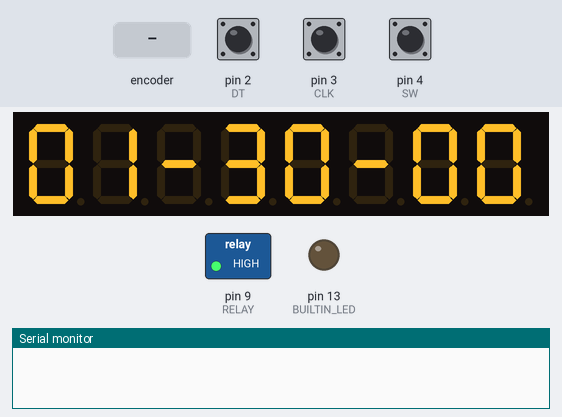
A sketch run on a simulated Arduino Pro Mini, built with avr-gcc and run on an emulated ATmega328P. Parts: 8-digit seven-segment display, switched loads named in the sketch (green lamp = pin HIGH), output pins drawn as LEDs (lit = HIGH), the last lines printed to the serial monitor. Wiring (inferred from the names in the program): MAX7219 LED driver: data pin 12; clock pin 11; CS pin 10. Inputs (shaded band) come from the test bench; at power-on: pin 4 (SW) HIGH, pin 2 (DT) HIGH, pin 3 (CLK) HIGH. Pins used as bus, display or sensor lines are not drawn.

Above: at 1.2 s.
1.3 s: pin 4 (SW) pulled LOW for 0.15 s
At 1.46 s:
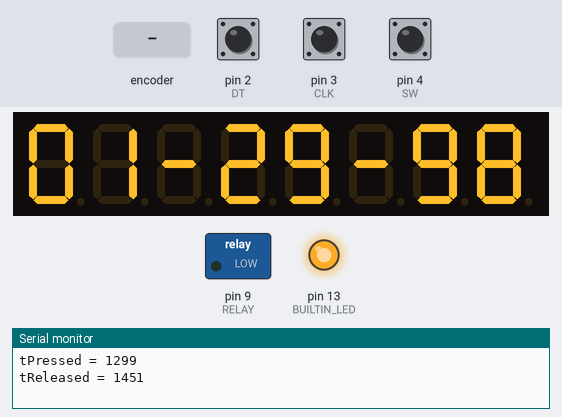
3.7 s: rotary encoder on pin 3 (CLK) / pin 2 (DT) turned 1 step (first pin leading)
At 4.17 s:
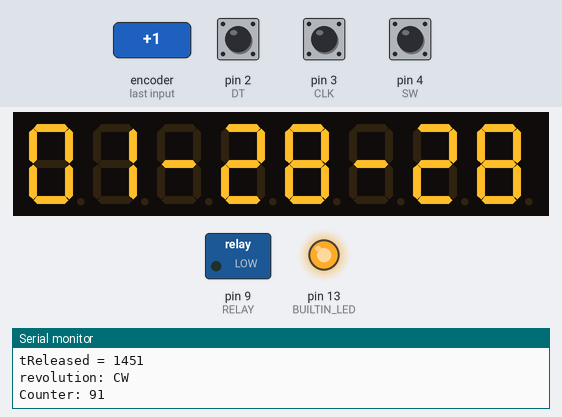
5.5 s: rotary encoder on pin 3 (CLK) / pin 2 (DT) turned 2 steps (second pin leading)
At 5.98 s:
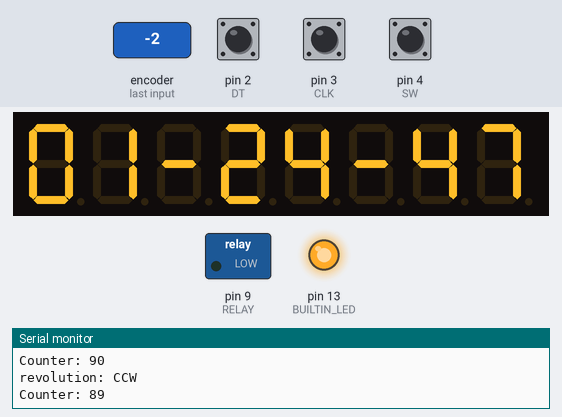
7.4 s: pin 4 (SW) pulled LOW for 1 s
At 7.8 s:
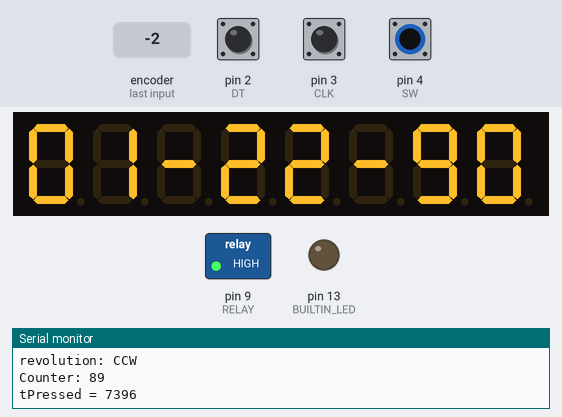
9.9 s: pin 4 (SW) pulled LOW for 1 s
At 11.8 s:
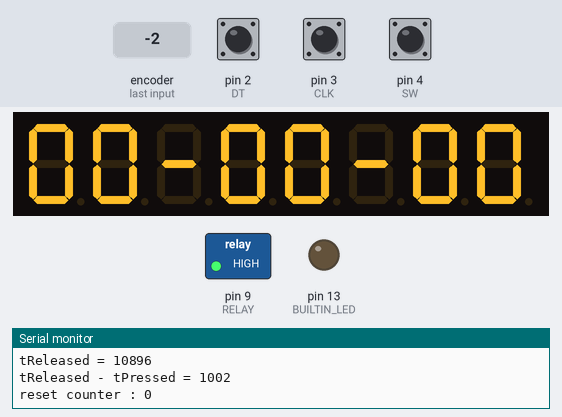
Timing chart, 0 to 13.3 s (numbered marks = the images above; inputs shaded):
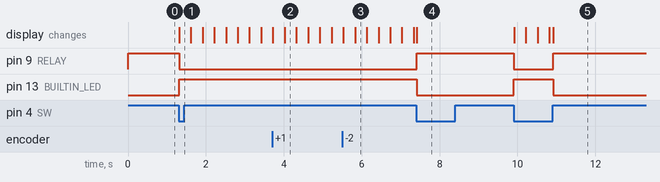

Measured:
- after the input at 1.3 s, pin 9 (RELAY): HIGH → LOW at once; pin 13 (BUILTIN_LED): LOW → HIGH at once; the display: changes at once (image 1)
- after the input at 7.4 s, pin 9 (RELAY): LOW → HIGH at once; pin 13 (BUILTIN_LED): HIGH → LOW at once
- after the input at 9.9 s, pin 9 (RELAY): HIGH → LOW at once, → HIGH 1.0 s later; pin 13 (BUILTIN_LED): LOW → HIGH at once, → LOW 1.0 s later; the display: first changes at once (image 5 shows a later state)

The sketch:

ProMini_encoder_timer.ino
```cpp
// 자외선 램프 작동 프로그램
#include <math.h>

// incremental encoder program
#define CLK 3 	// 2번핀을 CLK에 연결 S1
#define DT 2 	// 3번핀을 DT에 연결 S2
#define SW 4	// incremental encoder의 누름 스위치. 누르면 LOW
#define RELAY 9
#define BUILTIN_LED 13
// 8 digits 7 segments LED drived by max7219
#define DIN7219 12
#define CLK7219 11
#define CS7219	10
int counter = 90;   // 카운팅 저장용 변수
int currentStateCLK;     // 현재 CLK의 상태 저장용 변수
int lastStateCLK;         // 이전 CLK의 상태 저장용 변수
String currentDir ="";     // 현재 방향 출력용 문자열 변수


// 4 digits 7 segments LED display driver part
byte adr = 0x08;
byte num = 0x00;
int i = 0;

void LightOn(void){
	digitalWrite(RELAY, LOW);
}

void LightOff(void){
	digitalWrite(RELAY, HIGH);
}
void shift(byte send_to_address, byte send_this_data)
{
  digitalWrite(CS7219, LOW);
  shiftOut(DIN7219, CLK7219, MSBFIRST, send_to_address);
  shiftOut(DIN7219, CLK7219, MSBFIRST, send_this_data);
  digitalWrite(CS7219, HIGH);
}

void SetZero(void){
	counter = 0; //약간 오지랍 같은 느낌의 처리이다.
	shift(8,0);
	shift(7,0);
	shift(6,10);
	shift(5,0);
	shift(4,0);
	shift(3,10);
	shift(2,0);
	shift(1,0);
}
// 7 segments LED에 출력하는 프로그램
//char* arg는 출력할 수를 표현한다. 특수 문자도 포함할 수 있다.
//int size_t는 arg[]의 수를 가진다. 0이면 Null, 한 자리라면 1
void PrintSeg(int counter){
	if (counter < 0) counter = 0;
	int digit;
	for(i=7; i >= 0; i--){
		digit = (int) (counter / pow(10, i));
		shift(i+1, digit);
		counter -= (int) digit * pow(10, i);
	}
}

// nCounter를 인수로 받아서 60진법 표시로 바꾸어 보낸다.
// mm-ss-ds 형태로 보낸다.
void PrintTimeSeg(double fCounter){
	//nCounter의 범위는 0~3599가 의미 있는 수 이고 이것 밖에 있는 것은 취급하지 않는 것으로 한다.
	if(fCounter > 3600 || fCounter < 0){
		SetZero();
		return;
	}

	unsigned long sMin, sSec, sMilli;
	sMin = (unsigned long) fCounter / 60;
	sSec = (unsigned long) fCounter % 60;
	sMilli = (fCounter - (unsigned long)fCounter) * 100;

	shift(8, sMin/10);
	shift(7, sMin%10);
	shift(6, 10);
	shift(5, sSec/10);
	shift(4, sSec%10);
	shift(3, 10);
	shift(2, sMilli/10);
	shift(1, sMilli%10);
}
// 이 함수가 호출되면 다이얼 counter을 0으로 reset
void resetCounter(){
	counter = 0;
	Serial.print("reset counter : "); Serial.println(counter);
	// [] 여기에 7세그먼트 표시를 위한 코드가 필요하다.
	SetZero();
}

// 인터럽트 발생시 실행되는 함수
void updateEncoder(){

	// CLK의 현재 상태를 읽어서
	currentStateCLK = digitalRead(CLK);

	// CLK핀의 신호가 바뀌었고(즉, 로터리엔코더의 회전이 발생했했고), 그 상태가 HIGH이면(최소 회전단위의 회전이 발생했다면)
	if (currentStateCLK != lastStateCLK  && currentStateCLK == 1){
		// DT핀의 신호를 확인해서 엔코더의 회전 방향을 확인함.
		if (digitalRead(DT) != currentStateCLK) {    // 신호가 다르다면 시계방향 회전
			counter ++;                                // 카운팅 용 숫자 1 증가
			currentDir ="CW";
		} else {                                   // 신호가 같다면 반시계방향 회전
			counter --;                              // 카운팅 용 숫자 1 감소
			currentDir ="CCW";
		}
		Serial.print("revolution: ");
		Serial.println(currentDir);               // 회전방향 출력
		Serial.print("Counter: ");
		Serial.println(counter);              // 카운팅 출력

		//7seg에 출력
		PrintTimeSeg(counter);

	}

	// 마지막 상태 변수 저장
	lastStateCLK = currentStateCLK;
}

void setup() {
	// 엔코더 핀을 입력으로 설정
	pinMode(CLK, INPUT);
	pinMode(DT, INPUT);
	pinMode(SW, INPUT);

	//8 digits 7 segments LED of max7219
	pinMode(DIN7219, OUTPUT);
	pinMode(CS7219, OUTPUT);
	pinMode(CLK7219, OUTPUT);
	digitalWrite(CLK7219, LOW);

	pinMode(BUILTIN_LED, OUTPUT);
	pinMode(RELAY, OUTPUT);

	LightOff();

	//Setup of MAX7219 chip
	shift(0x0f, 0x00); //display test register - test mode off
	shift(0x0c, 0x01); //shutdown register - normal operation
	shift(0x0b, 0x07); //scan limit register - display digits 0 thru 7
	shift(0x0a, 0x0f); //intensity register - max brightness
  	shift(0x09, 0xff); //decode mode register - CodeB decode all digits

	// 시리얼 출력 개시
	Serial.begin(115200);

	// CLK핀의 최초 상태 저장
	lastStateCLK = digitalRead(CLK);

	//외부 인터럽트 등록, 핀의 상태가 변할 때(HIGH에서 LOW 또는 LOW에서 HIGH) 마다 updateEncoder함수가 실행됨.
	// 인터럽트 0번은 2번핀과 연결되어 있고 1번은 3번 핀과 연결되어 있음
	attachInterrupt(0, updateEncoder, CHANGE);
	attachInterrupt(1, updateEncoder, CHANGE);

	//7segment 초기화
	PrintTimeSeg(counter);
}

void loop() {
	static int switchStat, prevSwitchStat=1;	// loop()안에서 두 변수의 상태가 할당된다. prevSwitchStat는 loop()떠나기 직전에 switchStat의 값으로 할당된다.
	static bool LEDstat = false; 				// LEDstat는 바로 점등상태로 연결된다
	static unsigned long tPressed, tReleased;	// 다이얼 버튼이 눌러진 시간, 헤제된 시간 : 이를 결정하기 위해 조건이 필요하다
	static unsigned long tPrevPressed = millis();			// doubleclick하기 위한 code
	static unsigned long tStart; //timer 시작 시간
	static double fTimer; //PrintTimeSeg에 인자를 넘겨주기 위한 변수

	switchStat = digitalRead(SW);
	if(switchStat == LOW && prevSwitchStat == HIGH){ // PRESSED
		LEDstat = !LEDstat;
		if(LEDstat == true){
			tStart = millis();
		}
		tPrevPressed = tPressed;
		tPressed = millis();
		tReleased = millis();
		Serial.print("tPressed = "); Serial.println(tPressed);
		delay(10);
		/* debug
		Serial.print("LEDstat: "); Serial.println(LEDstat);
		Serial.print("switchStat: "); Serial.println(switchStat);
		*/
	}
	// elimate debouncing after release
	if(prevSwitchStat == LOW && switchStat == HIGH) { // RELEASED
		tReleased = millis();
		Serial.print("tReleased = "); Serial.println(tReleased);
		delay(10);
	}

	if(LEDstat == true) {
		// count down 처리해야한다. *********** 카 운 트 다 운 ****************
		digitalWrite(BUILTIN_LED, HIGH);
		LightOn();
		if(millis()-tStart < (unsigned long) counter * 1000) {
			// 릴레이가 켜졌고, 눌러졌을 때의 시각이 저장된 카운터보다 작으면, 카운터 작동을 한다
			fTimer = (double)( (unsigned long) counter * 1000 - (millis() - tStart) ) / 1000;
			PrintTimeSeg(fTimer);
		}
		else{
			// 릴레이가 켜졌고, 카운터가 다 되었을 때의 작동법
			PrintTimeSeg(0);
			counter = 0;
			LEDstat = false;
			digitalWrite(BUILTIN_LED, LOW);
			LightOff();
		}
		// count down 처리해야한다. *********** 카 운 트 다 운 ****************
	} else {
		digitalWrite(BUILTIN_LED, LOW);
		LightOff();
	}

	if ((tReleased - tPressed) > (unsigned long) 1000){
		// 누른 시간이 1초 초과이면 리셋
		Serial.print("tReleased - tPressed = "); Serial.println((tReleased - tPressed));
		resetCounter();
		LEDstat = false;
		tPressed = millis();
		tReleased = millis();
	}

	// doubleClick되었을 때 counter를 다시 90으로 하고 표시를 해준다.
	if((tPressed - tPrevPressed) <= (unsigned long) 700){
		counter = 90;
		PrintTimeSeg(counter);
		tPrevPressed = millis();
	}
	prevSwitchStat = switchStat;

	// 8 digits 7 segments LED of max7219
	//Data transfer
}
```
